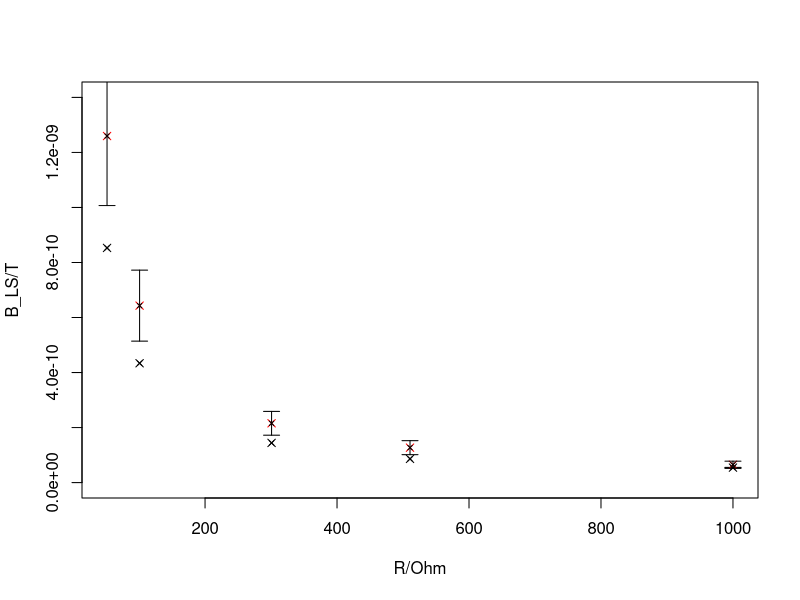
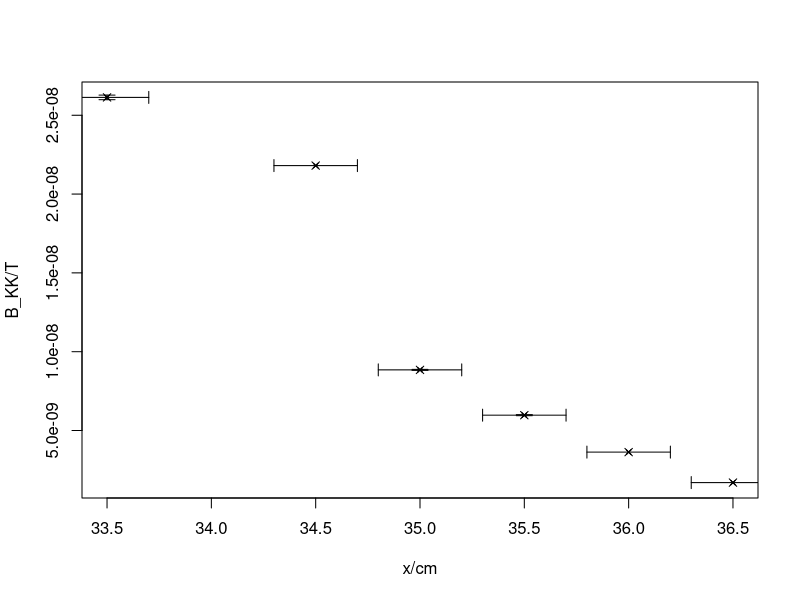

R code for these plots, in order:
library("Hmisc")
library("plotrix")

F = 9.3 * 10^-9
Si = 1.9
mu_0 = 4*pi*10^-7
U = 2.68
A = pi*0.002^2

# Leiterschleife
#Magnetfeld
a_LS <- c(-0.3485069, -0.1772445, -0.05893693, -0.0352345, 0.02223518)
s_a_LS <- c(0.0004740048, 0.0002890753, 0.0002707528, 0.0004135886, 0.0003707150)
B_LS = abs(F*a_LS/(2*Si))
s_B_LS = (s_a_LS/a_LS)*B_LS
R <- c(51.47, 100.8, 300.8, 510.6, 1000)
plot(R, B_LS, pch=4, ylim = c(0, 14*10^-10), xlab="R/Ohm", ylab = "B_LS/T")
plotCI (R, B_LS, uiw=s_B_LS , err="y" , pch=4, cex=0.6 ,add=TRUE)

#Dipol

z_LS = sqrt(4.7^2 + 0.1^2)*10^-2
s_z_LS = 0.2*10^-2
p_LS = (2*pi*B_LS*z_LS^3)/mu_0

s_p_LS = p_LS * sqrt((s_B_LS/B_LS)^2 + 3*(s_z_LS/z_LS)^2)

#Theorie

p_theo = A*U/R
s_p_theo = 2*pi*0.002*0.0005/R
B_theo = (mu_0/(2*pi))*(p_theo/z_LS^3)
s_B_theo = B_theo * sqrt((s_p_theo/p_theo)^2 + 3*(s_z_LS/z_LS)^2)
points(R, B_theo, pch=4, col="red")
plotCI (R, B_theo, uiw=s_B_theo , err="y" , pch=4, cex=0.6 ,add=TRUE)
#random Shit - gleiche Reihenfolge wie.txt
#Magnetfeld

a_RS <- c(1.5468670, 0.1211425, 0.4497760, 1.0042261, -0.3500509)
s_a_RS <- c(0.0079674875, 0.0011208778, 0.0006547072, 0.0024883093, 0.001887523)
B_RS = abs(F*a_RS/(2*Si))
s_B_RS = (s_a_RS/a_RS)*B_RS

#Dipol
z_RS1 = sqrt(4.7^2 + 6.5^2)*10^-2
z_RS2 = sqrt(4.7^2 + 4.5^2)*10^-2
z_RS <- c (z_RS1, z_RS1, z_RS1, z_RS2, z_RS1)
s_z_RS = 0.2*10^-2

p_RS = (2*pi*B_RS*z_RS^3)/mu_0
s_p_RS = p_RS * sqrt((s_B_RS/B_RS)^2 + 3*(s_z_RS/z_RS)^2)

#Kronkorken

#Magnetfeld
a_KK <- c(10.6775694, -8.9101144, 3.6145876, 2.4405903, -1.4831742, -0.6929581)
s_a_KK <- c(0.0597263308, 0.0246627915, 0.0125814955, 0.0133117778, 0.0071175290, 0.005957833)
B_KK = abs(F*a_KK/(2*Si))
s_B_KK = (s_a_KK/a_KK)*B_KK

x <- c(33.5, 34.5, 35.0, 35.5, 36.0, 36.5)
s_x <- c(0.2, 0.2, 0.2, 0.2, 0.2, 0.2)

plot(x, B_KK, pch=4, xlab="x/cm", ylab="B_KK/T")
plotCI (x, B_KK, uiw=s_B_KK , err="y" , pch=4, cex=0.6 ,add=TRUE)
plotCI (x, B_KK, uiw=s_x , err="x" , pch=4, cex=0.6 ,add=TRUE)

#Dipol

z_KK = sqrt(4.7^2 + (x-28.5)^2)*10^-2
s_z_KK = 0.2*10^-2

p_KK = (2*pi*B_KK*z_KK^3)/mu_0
s_p_KK = p_KK * sqrt((s_B_KK/B_KK)^2 + 3*(s_z_KK/z_KK)^2)
